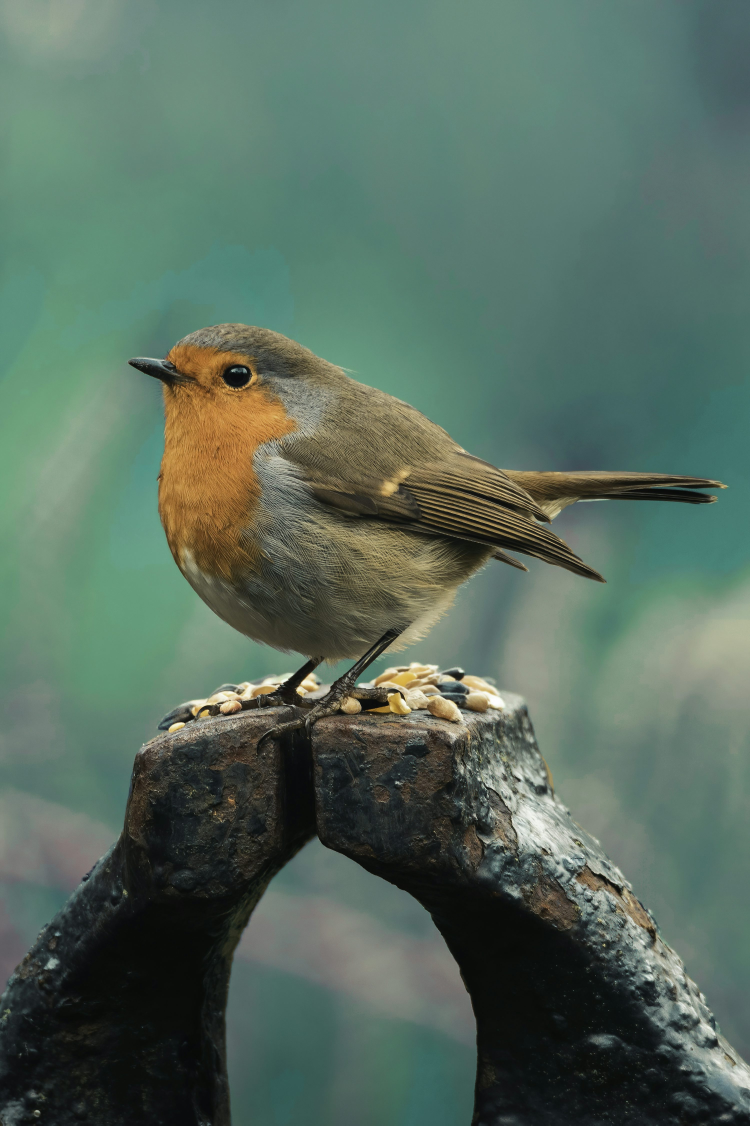
#> input picture images/bird.jpeg, 3000 x 4501 px (shown at 1/4 size)
$ python Activity_1.py
#> lines starting #> are read from the running program, lines starting #| are printed output that depends on the picture
import cv2
import matplotlib.pyplot as plt

image = cv2.imread('./../images/bird.jpeg')
#> image is the input picture: shape (4501, 3000, 3); mean B, G, R 94.8, 108, 87.5

# Convert BGR to RGB
# Matplot lib expects image in RGB format to display it correctly.

rgb_image = cv2.cvtColor(image, cv2.COLOR_BGR2RGB)
plt.imshow(rgb_image)
plt.title("RGB Image")
plt.show()

# Convert to Grayscale
gray_image = cv2.cvtColor(image, cv2.COLOR_BGR2GRAY)
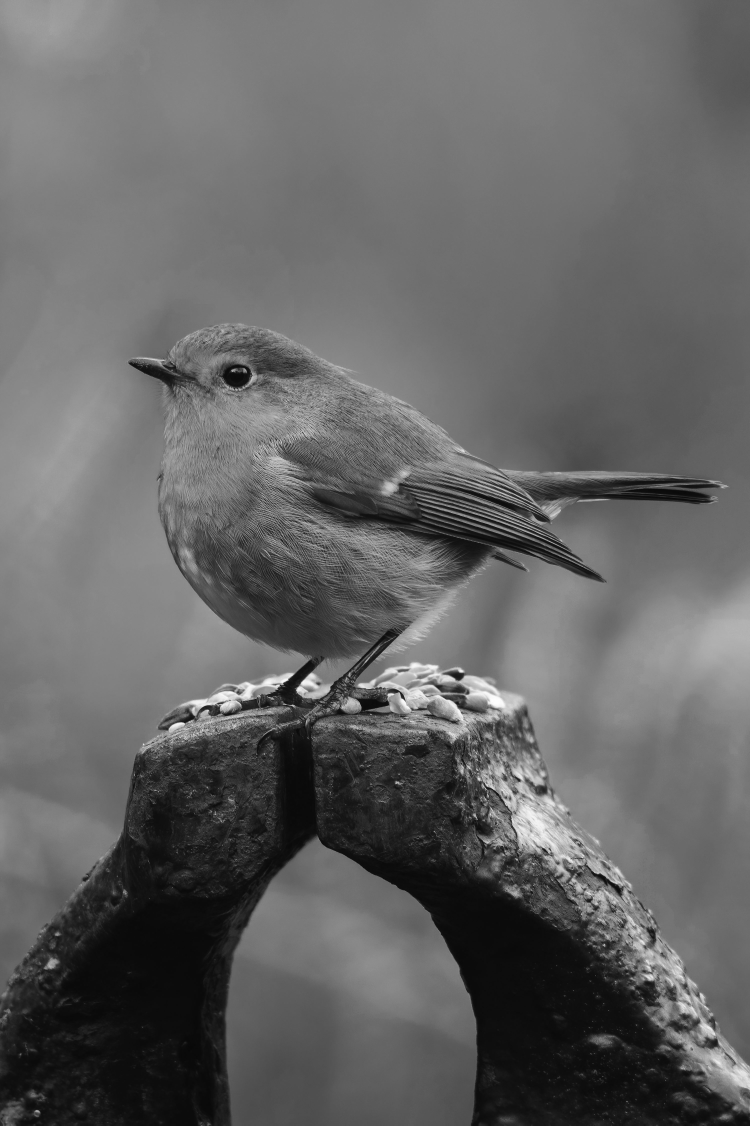
#> gray_image: shape (4501, 3000) (shown at 1/4 size); min 0, max 255, mean 100.3
plt.imshow(gray_image, cmap='gray')
plt.title("Grayscale Image")
plt.show()

# Cropping the image

cropped_image = image[200:400, 300:500]
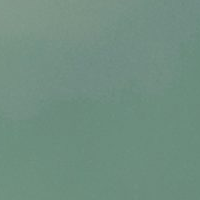
#> cropped_image: shape (200, 200, 3); mean B, G, R 128.9, 142.7, 112.4
cropped_rgb = cv2.cvtColor(cropped_image, cv2.COLOR_BGR2RGB)
plt.imshow(cropped_rgb)
plt.title("Cropped Region")
plt.show()
